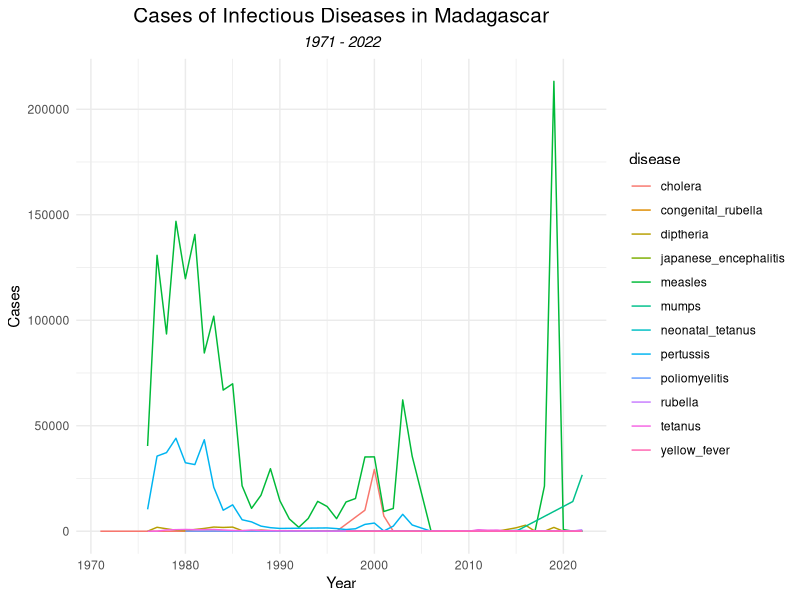

Write R code to recreate this figure.
# Data Exploration


## Load relevant libraries
library(dplyr)
library(ggplot2)

## Check working directory (should be 'Mada_DHS')
getwd()

## Read in the first csv
data <- read.csv("infectious_diseases_indicators_mdg.csv")

## Clean Up the Data
View(data)

### Keep the code, display, year, and display value. Remove the first row.
data <- data %>%
  select(GHO..CODE., GHO..DISPLAY., YEAR..CODE., Display.Value) %>%
  slice(-1)

### Rename the year and count columns
data <- data %>%
  rename(year = YEAR..CODE.,
         count = Display.Value)

### New column for disease, new column for type of reporting
data <- data %>%
  mutate(disease = "cholera",
         type = "case")

data[data$GHO..CODE. == "MENING_1", "disease"] <- "meningitis"
data[data$GHO..CODE. == "WHS3_49", "disease"] <- "poliomyelitis"
data[data$GHO..CODE. == "WHS3_41", "disease"] <- "diptheria"
data[data$GHO..CODE. == "WHS3_42", "disease"] <- "japanese_encephalitis"
data[data$GHO..CODE. == "WHS3_43", "disease"] <- "pertussis"
data[data$GHO..CODE. == "WHS3_46", "disease"] <- "tetanus"
data[data$GHO..CODE. == "WHS3_50", "disease"] <- "yellow_fever"
data[data$GHO..CODE. == "WHS3_53", "disease"] <- "mumps"
data[data$GHO..CODE. == "WHS3_55", "disease"] <- "congenital_rubella"
data[data$GHO..CODE. == "WHS3_56", "disease"] <- "neonatal_tetanus"
data[data$GHO..CODE. == "WHS3_57", "disease"] <- "rubella"
data[data$GHO..CODE. == "WHS3_62", "disease"] <- "measles"

data[data$GHO..CODE. == "MENING_1", "type"] <- "suspected_death"
data[data$GHO..CODE. == "CHOLERA_0000000002", "type"] <- "death"
data[data$GHO..CODE. == "CHOLERA_0000000003", "type"] <- "fatality_rate"

### Organize
data <- data %>%
  select(year, disease, type, count) %>%
  arrange(year)



### Ideas: 
# cholera death vs case
# neonatal tetanus as % of all tetanus


### Graph 1: Cases over time (line graph) with all diseases
deaths_line_all <- data %>%
 filter(type %in% "case") %>%
 ggplot() +
 aes(x = year, y = count, colour = disease) +
 geom_line() +
 scale_color_hue(direction = 1) +
 labs(x = "Year", y = "Cases", title = "Cases of Infectious Diseases in Madagascar", subtitle = "1971 - 2022") +
 theme_minimal() +
 theme(plot.title = element_text(size = 15L, hjust = 0.5), plot.subtitle = element_text(face = "italic", 
 hjust = 0.5))

deaths_line_all

  







